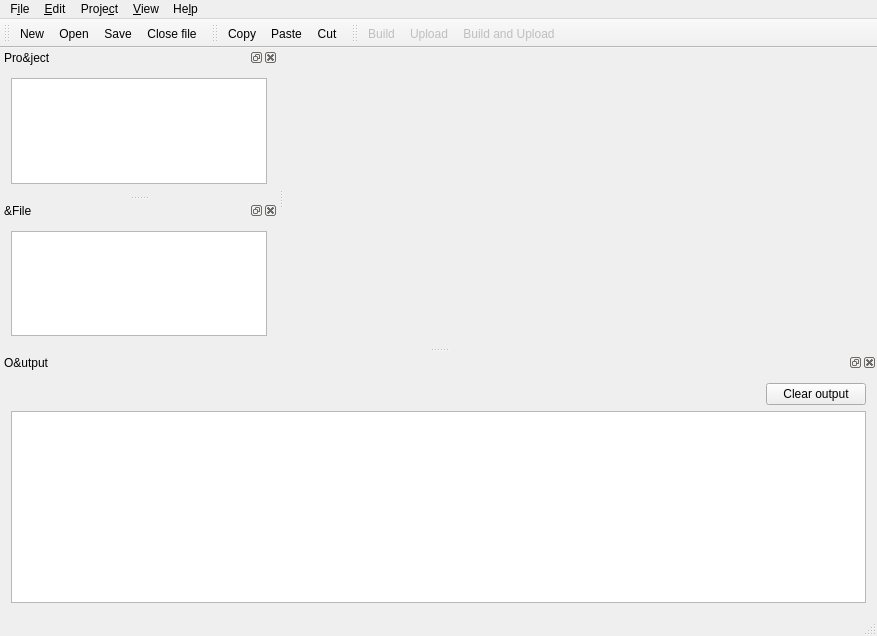
<?xml version="1.0" encoding="UTF-8"?>
<ui version="4.0">
 <class>ucDevelop</class>
 <widget class="QMainWindow" name="ucDevelop">
  <property name="geometry">
   <rect>
    <x>0</x>
    <y>0</y>
    <width>877</width>
    <height>636</height>
   </rect>
  </property>
  <property name="windowTitle">
   <string>ucDevelop</string>
  </property>
  <property name="windowIcon">
   <iconset>
    <normaloff>ucdevelop.png</normaloff>ucdevelop.png</iconset>
  </property>
  <property name="locale">
   <locale language="English" country="UnitedStates"/>
  </property>
  <property name="dockOptions">
   <set>QMainWindow::AllowTabbedDocks|QMainWindow::AnimatedDocks|QMainWindow::VerticalTabs</set>
  </property>
  <widget class="QWidget" name="centralWidget"/>
  <widget class="QMenuBar" name="menuBar">
   <property name="geometry">
    <rect>
     <x>0</x>
     <y>0</y>
     <width>877</width>
     <height>23</height>
    </rect>
   </property>
   <widget class="QMenu" name="menuFile">
    <property name="title">
     <string>F&amp;ile</string>
    </property>
    <addaction name="actionNew"/>
    <addaction name="actionNewProject"/>
    <addaction name="separator"/>
    <addaction name="actionOpen"/>
    <addaction name="actionOpenProject"/>
    <addaction name="separator"/>
    <addaction name="actionSave"/>
    <addaction name="actionSaveAs"/>
    <addaction name="actionSaveProject"/>
    <addaction name="separator"/>
    <addaction name="actionSettings"/>
    <addaction name="separator"/>
    <addaction name="actionClose"/>
    <addaction name="actionCloseFile"/>
   </widget>
   <widget class="QMenu" name="menuEdit">
    <property name="title">
     <string>&amp;Edit</string>
    </property>
    <addaction name="actionCopy"/>
    <addaction name="actionPaste"/>
    <addaction name="actionCut"/>
   </widget>
   <widget class="QMenu" name="menuProject">
    <property name="title">
     <string>Proje&amp;ct</string>
    </property>
    <addaction name="actionNewProject"/>
    <addaction name="actionOpenProject"/>
    <addaction name="separator"/>
    <addaction name="actionBuild"/>
    <addaction name="actionUpload"/>
    <addaction name="actionBuildAndUpload"/>
    <addaction name="separator"/>
    <addaction name="actionCleanProject"/>
    <addaction name="actionRebuild"/>
    <addaction name="separator"/>
    <addaction name="actionAddFile"/>
    <addaction name="actionAddClass"/>
    <addaction name="actionImportFolder"/>
    <addaction name="actionImportFile"/>
    <addaction name="separator"/>
    <addaction name="actionProjectSettings"/>
    <addaction name="separator"/>
    <addaction name="actionCloseProject"/>
   </widget>
   <widget class="QMenu" name="menuView">
    <property name="title">
     <string>&amp;View</string>
    </property>
    <addaction name="actionViewProject"/>
    <addaction name="actionViewFile"/>
    <addaction name="actionViewOutput"/>
   </widget>
   <widget class="QMenu" name="menuHelp">
    <property name="title">
     <string>He&amp;lp</string>
    </property>
    <addaction name="actionHelp"/>
    <addaction name="actionAbout"/>
   </widget>
   <addaction name="menuFile"/>
   <addaction name="menuEdit"/>
   <addaction name="menuProject"/>
   <addaction name="menuView"/>
   <addaction name="menuHelp"/>
  </widget>
  <widget class="QToolBar" name="fileToolBar">
   <attribute name="toolBarArea">
    <enum>TopToolBarArea</enum>
   </attribute>
   <attribute name="toolBarBreak">
    <bool>false</bool>
   </attribute>
   <addaction name="actionNew"/>
   <addaction name="actionOpen"/>
   <addaction name="actionSave"/>
   <addaction name="actionCloseFile"/>
  </widget>
  <widget class="QStatusBar" name="statusBar"/>
  <widget class="QDockWidget" name="projectDock">
   <property name="windowTitle">
    <string>Pro&amp;ject</string>
   </property>
   <attribute name="dockWidgetArea">
    <number>1</number>
   </attribute>
   <widget class="QWidget" name="projectDockWidget">
    <layout class="QHBoxLayout" name="horizontalLayout">
     <item>
      <widget class="QTreeView" name="projectView"/>
     </item>
    </layout>
   </widget>
  </widget>
  <widget class="QDockWidget" name="fileDock">
   <property name="windowTitle">
    <string>&amp;File</string>
   </property>
   <attribute name="dockWidgetArea">
    <number>1</number>
   </attribute>
   <widget class="QWidget" name="fileDockWidget">
    <layout class="QHBoxLayout" name="horizontalLayout_2">
     <item>
      <widget class="QListWidget" name="fileWidget"/>
     </item>
    </layout>
   </widget>
  </widget>
  <widget class="QDockWidget" name="outputDock">
   <property name="windowTitle">
    <string>O&amp;utput</string>
   </property>
   <attribute name="dockWidgetArea">
    <number>8</number>
   </attribute>
   <widget class="QWidget" name="outputDockWidget">
    <layout class="QGridLayout" name="gridLayout">
     <item row="0" column="2">
      <widget class="QPushButton" name="clearOutputButton">
       <property name="maximumSize">
        <size>
         <width>100</width>
         <height>16777215</height>
        </size>
       </property>
       <property name="text">
        <string>Clear output</string>
       </property>
      </widget>
     </item>
     <item row="0" column="1">
      <widget class="QLabel" name="outputLabel">
       <property name="text">
        <string/>
       </property>
      </widget>
     </item>
     <item row="0" column="0">
      <widget class="KLed" name="outputLed">
       <property name="maximumSize">
        <size>
         <width>30</width>
         <height>30</height>
        </size>
       </property>
       <property name="color">
        <color>
         <red>138</red>
         <green>138</green>
         <blue>138</blue>
        </color>
       </property>
      </widget>
     </item>
     <item row="1" column="0" colspan="3">
      <widget class="QTextEdit" name="output">
       <property name="readOnly">
        <bool>true</bool>
       </property>
      </widget>
     </item>
    </layout>
   </widget>
  </widget>
  <widget class="QToolBar" name="editToolBar">
   <property name="windowTitle">
    <string>toolBar</string>
   </property>
   <attribute name="toolBarArea">
    <enum>TopToolBarArea</enum>
   </attribute>
   <attribute name="toolBarBreak">
    <bool>false</bool>
   </attribute>
   <addaction name="actionCopy"/>
   <addaction name="actionPaste"/>
   <addaction name="actionCut"/>
  </widget>
  <widget class="QToolBar" name="projectToolBar">
   <property name="enabled">
    <bool>true</bool>
   </property>
   <property name="windowTitle">
    <string>toolBar_2</string>
   </property>
   <attribute name="toolBarArea">
    <enum>TopToolBarArea</enum>
   </attribute>
   <attribute name="toolBarBreak">
    <bool>false</bool>
   </attribute>
   <addaction name="actionBuild"/>
   <addaction name="actionUpload"/>
   <addaction name="actionBuildAndUpload"/>
  </widget>
  <action name="actionNew">
   <property name="text">
    <string>&amp;New</string>
   </property>
  </action>
  <action name="actionOpen">
   <property name="text">
    <string>&amp;Open</string>
   </property>
  </action>
  <action name="actionSave">
   <property name="text">
    <string>&amp;Save</string>
   </property>
  </action>
  <action name="actionSaveAs">
   <property name="text">
    <string>Save &amp;as ...</string>
   </property>
  </action>
  <action name="actionSaveProject">
   <property name="text">
    <string>Sa&amp;ve Project</string>
   </property>
  </action>
  <action name="actionSettings">
   <property name="text">
    <string>&amp;Preference</string>
   </property>
  </action>
  <action name="actionClose">
   <property name="text">
    <string>&amp;Close</string>
   </property>
  </action>
  <action name="actionCopy">
   <property name="text">
    <string>&amp;Copy</string>
   </property>
  </action>
  <action name="actionPaste">
   <property name="text">
    <string>&amp;Paste</string>
   </property>
  </action>
  <action name="actionCut">
   <property name="text">
    <string>C&amp;ut</string>
   </property>
  </action>
  <action name="actionNewProject">
   <property name="text">
    <string> N&amp;ew Project</string>
   </property>
  </action>
  <action name="actionOpenProject">
   <property name="text">
    <string>Open P&amp;roject</string>
   </property>
  </action>
  <action name="actionBuild">
   <property name="enabled">
    <bool>false</bool>
   </property>
   <property name="text">
    <string>&amp;Build</string>
   </property>
  </action>
  <action name="actionUpload">
   <property name="enabled">
    <bool>false</bool>
   </property>
   <property name="text">
    <string>&amp;Upload</string>
   </property>
  </action>
  <action name="actionBuildAndUpload">
   <property name="enabled">
    <bool>false</bool>
   </property>
   <property name="text">
    <string>Build &amp;and Upload</string>
   </property>
  </action>
  <action name="actionProjectSettings">
   <property name="enabled">
    <bool>false</bool>
   </property>
   <property name="text">
    <string>&amp;Project preference</string>
   </property>
  </action>
  <action name="actionViewProject">
   <property name="checkable">
    <bool>true</bool>
   </property>
   <property name="text">
    <string>&amp;Project</string>
   </property>
  </action>
  <action name="actionViewFile">
   <property name="checkable">
    <bool>true</bool>
   </property>
   <property name="text">
    <string>&amp;File</string>
   </property>
  </action>
  <action name="actionViewOutput">
   <property name="checkable">
    <bool>true</bool>
   </property>
   <property name="text">
    <string>&amp;Output</string>
   </property>
  </action>
  <action name="actionHelp">
   <property name="text">
    <string>&amp;Help</string>
   </property>
  </action>
  <action name="actionAbout">
   <property name="text">
    <string>&amp;About</string>
   </property>
  </action>
  <action name="actionCloseFile">
   <property name="text">
    <string>Close &amp;file</string>
   </property>
  </action>
  <action name="actionCleanProject">
   <property name="enabled">
    <bool>false</bool>
   </property>
   <property name="text">
    <string>&amp;Clean project</string>
   </property>
  </action>
  <action name="actionRebuild">
   <property name="enabled">
    <bool>false</bool>
   </property>
   <property name="text">
    <string>Rebu&amp;ild</string>
   </property>
  </action>
  <action name="actionAddFile">
   <property name="enabled">
    <bool>false</bool>
   </property>
   <property name="text">
    <string>Add &amp;file</string>
   </property>
  </action>
  <action name="actionImportFolder">
   <property name="enabled">
    <bool>false</bool>
   </property>
   <property name="text">
    <string>I&amp;mport folder</string>
   </property>
  </action>
  <action name="actionAddClass">
   <property name="enabled">
    <bool>false</bool>
   </property>
   <property name="text">
    <string>Add c&amp;lass</string>
   </property>
  </action>
  <action name="actionImportFile">
   <property name="enabled">
    <bool>false</bool>
   </property>
   <property name="text">
    <string>Imp&amp;ort file</string>
   </property>
  </action>
  <action name="actionCloseProject">
   <property name="enabled">
    <bool>false</bool>
   </property>
   <property name="text">
    <string>Close pro&amp;ject</string>
   </property>
  </action>
 </widget>
 <layoutdefault spacing="6" margin="11"/>
 <customwidgets>
  <customwidget>
   <class>KLed</class>
   <extends>QWidget</extends>
   <header>kled.h</header>
  </customwidget>
 </customwidgets>
 <resources/>
 <connections/>
</ui>
